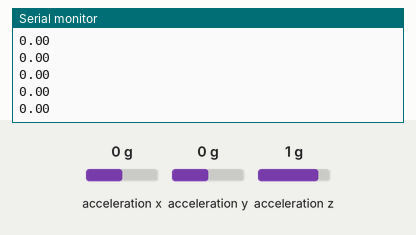
This sketch was run on a simulated ESP32. Shown: the last lines printed to the serial monitor. Wiring (inferred from the names in the program): MPU-6050 motion sensor at I2C address 0x68. The inputs (shaded band) are chosen by the test bench; at power-on: acceleration x 0 g, acceleration y 0 g, acceleration z 1 g.

Above: at 1.2 s.
1.3 s: acceleration x set to -1.4 g
At 1.34 s:
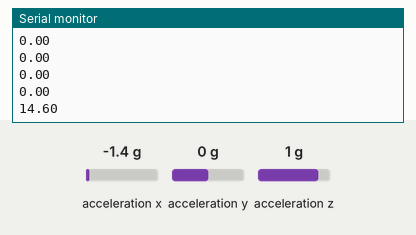
2.8 s: acceleration x set to -0.8 g
At 2.8 s:
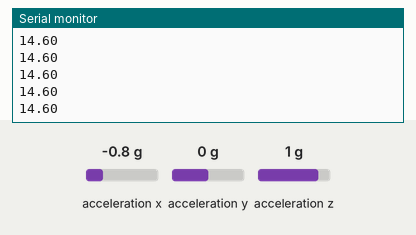
Timing chart, 0 to 5.8 s (numbered marks = the images above; inputs shaded):
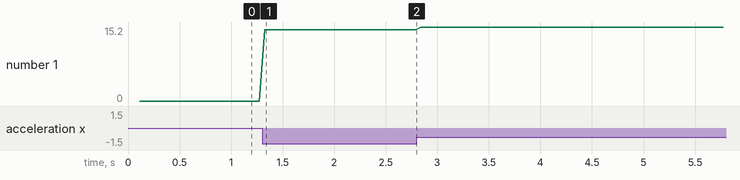

Measured:
- after the input at 1.3 s, the serial monitor: prints a new line at once (image 1)
- plotted number 1: 0 → 14.6 after the input at 1.3 s, 14.6 → 15.2 after the input at 2.8 s

The sketch:

mpu6050_test.ino
```cpp
#include <Wire.h> // Uses Wire library
const int MPU = 0x68; // 0x68 is the signal register in the MPU and we keep this register a constant
float AccX;

void setup() {
  Serial.begin(19200);
  Wire.begin();
  // ESP32 default I2C pins are usually SDA = GPIO21, SCL = GPIO22
  // Wake up MPU6050
  Wire.beginTransmission(MPU);
  Wire.write(0x6B);
  Wire.write(0x00);
  Wire.endTransmission(true);
  delay(20);

  // Set accelerometer range to +/- 8g
  Wire.beginTransmission(MPU);
  Wire.write(0x1C);
  Wire.write(0x10);
  Wire.endTransmission(true);
  delay(20);

  // Set gyro range to +/- 1000 deg/s
  Wire.beginTransmission(MPU);
  Wire.write(0x1B);
  Wire.write(0x10);
  Wire.endTransmission(true);
  delay(20);

  Serial.print("MPU6050 started.");
}

void loop(){
  // Start reading ACCEL_XOUT_H
  Wire.beginTransmission(MPU);
  Wire.write(0x3B);
  Wire.endTransmission(false);

  // Request 2 bytes: X high byte and X low byte starting from 0x3B
  Wire.requestFrom(MPU, 2, true);

  // Combine first byte shift left 8 and second byte (3B and 3C)
  AccX = (Wire.read() << 8 | Wire.read())/4096.0;

  Serial.println(AccX);
  delay(50);
}
```
